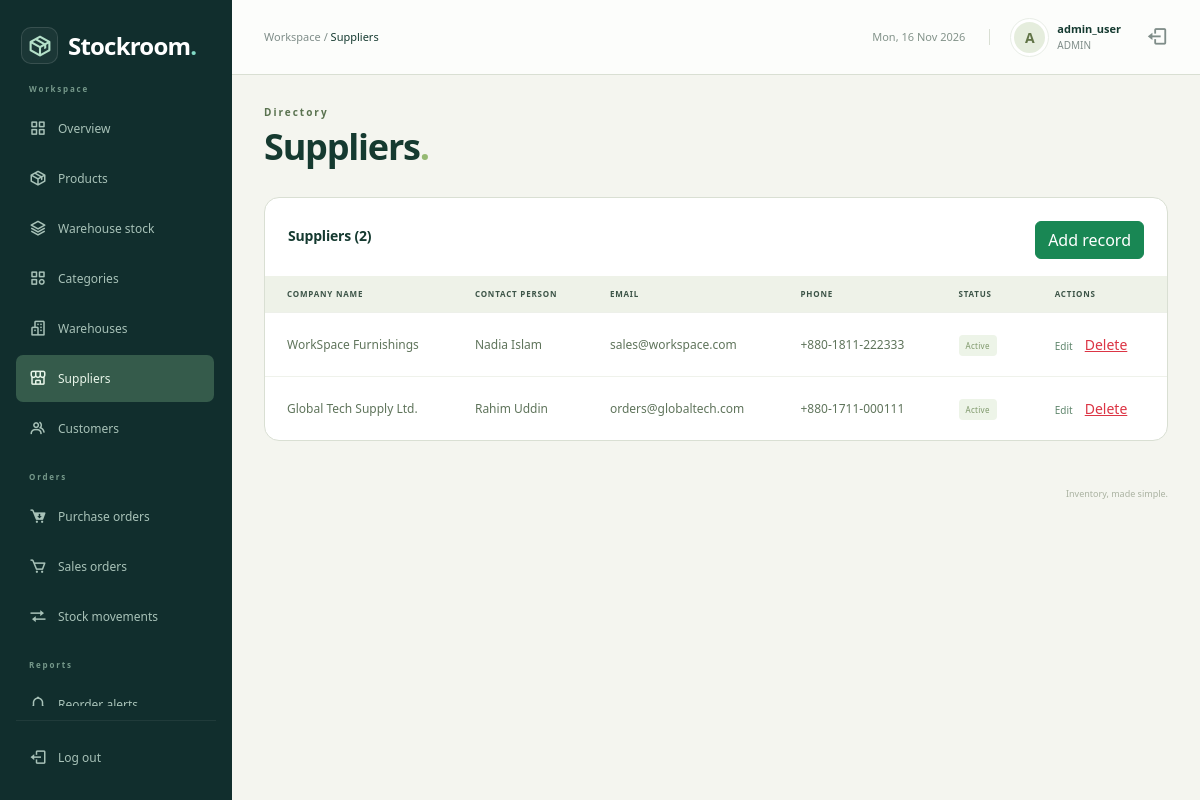
Screenshot of /admin/suppliers.php (signed in) with the database file from the repository.
### tables this page shows
CREATE TABLE `users` (
  `user_id` int NOT NULL,
  `username` varchar(50) NOT NULL,
  `email` varchar(100) NOT NULL,
  `password_hash` varchar(255) NOT NULL,
  `role` enum('ADMIN','MANAGER','STAFF','CUSTOMER') NOT NULL DEFAULT 'STAFF',
  `is_active` tinyint(1) NOT NULL DEFAULT '1',
  `created_at` timestamp NULL DEFAULT CURRENT_TIMESTAMP,
  `customer_id` int DEFAULT NULL
);

CREATE TABLE `suppliers` (
  `supplier_id` int NOT NULL,
  `company_name` varchar(150) NOT NULL,
  `contact_person` varchar(100) DEFAULT NULL,
  `email` varchar(150) DEFAULT NULL,
  `phone` varchar(30) DEFAULT NULL,
  `tax_id` varchar(50) DEFAULT NULL,
  `address` text,
  `is_active` tinyint(1) NOT NULL DEFAULT '1',
  `created_at` timestamp NULL DEFAULT CURRENT_TIMESTAMP
);

### admin/suppliers.php (called while the page is built, shortened)
<?php
$pageTitle = 'Suppliers';
require '../includes/auth.php';
$rows = mysqli_query($conn, 'SELECT supplier_id,company_name,contact_person,email,phone,is_active FROM suppliers ORDER BY supplier_id DESC');
include '../includes/workspace.php';
include '../templates/suppliers.php';
include '../includes/end.php';

### includes/auth.php (called while the page is built, shortened)
<?php
$user_id = $_SESSION['user_id'];
require_once __DIR__ . '/../config/db.php';
$sql = "SELECT user_id, username, role, customer_id FROM users WHERE user_id=$user_id AND is_active=1";
$users = mysqli_query($conn, $sql);
$account = mysqli_fetch_assoc($users);

### templates/suppliers.php (the view, shortened to what this page needs)
<section class="surface records-surface"><div class="section-heading"><h2>Suppliers (<?php echo $rows->num_rows; ?>)</h2><a class="btn btn-success" href="?editor=new">Add record</a></div>
<div class="table-responsive"><table class="table inventory-table records-table">
<thead><tr><th>Company name</th><th>Contact person</th><th>Email</th><th>Phone</th><th>Status</th><th>Actions</th></tr></thead>
<tbody>
<?php while ($row = mysqli_fetch_assoc($rows)) { ?>
<tr>
    <td><?php echo htmlspecialchars($row['company_name']); ?></td>
    <td><?php if (isset($row['contact_person'])) { echo htmlspecialchars($row['contact_person']); } ?></td>
    <td><?php if (isset($row['email'])) { echo htmlspecialchars($row['email']); } ?></td>
    <td><?php if (isset($row['phone'])) { echo htmlspecialchars($row['phone']); } ?></td>
    <td><span class="record-badge"><?php if ($row['is_active'] == 1) {
        echo 'Active';
    } else {
        echo 'Inactive';
    } ?></span></td>
    <td><a class="text-link" href="?id=<?php echo $row['supplier_id']; ?>">Edit</a> <form method="post" class="inline-form" action="?id=<?php echo $row['supplier_id']; ?>"><button class="btn btn-sm btn-link text-danger" name="action" value="delete">Delete</button></form></td>
</tr>
<?php } ?>
</tbody></table></div>
</section>

### includes/topbar.php (shortened to what this page needs)
<header class="topbar">
    <div class="d-flex align-items-center gap-3">
        <span class="breadcrumb-label">Workspace / <strong><?php echo htmlspecialchars($pageTitle); ?></strong></span>
    </div>
    <div class="topbar-account">
        <span class="topbar-date"><?php echo date('D, d M Y'); ?></span>
        <a class="account-link" href="dashboard.php">
            <span class="avatar"><?php echo htmlspecialchars(substr($account['username'], 0, 1)); ?></span>
            <div><strong><?php echo htmlspecialchars($account['username']); ?></strong><small><?php echo htmlspecialchars($account['role']); ?></small></div>
        </a>
        <a href="logout.php" class="topbar-logout" aria-label="Log out"><i class="bx bx-log-out" aria-hidden="true"></i></a>
    </div>
</header>

### assets/css/admin.css (style rules this page uses)
:root { --navy: #142c38; --teal: #137e73; --ink: #213640; --muted: #74818b; --line: #e7ecef; }
* { box-sizing: border-box; }
body { margin: 0; font-family: 'Segoe UI', Arial, sans-serif; font-size: 14px; color: var(--ink); background: #f5f7f9; }
a { text-decoration: none; }
button, a, input { -webkit-tap-highlight-color: transparent; }
.topbar { height: 82px; margin-left: 240px; padding: 0 38px; background: #fff; border-bottom: 1px solid var(--line); display: flex; align-items: center; justify-content: space-between; gap: 15px; }
.breadcrumb-label { color: var(--muted); font-size: 13px; }
.breadcrumb-label strong { color: var(--ink); font-weight: 500; }
.topbar-account { display: flex; align-items: center; gap: 11px; }
.topbar-account strong { display: block; font-weight: 600; font-size: 13px; }
.topbar-account small { color: var(--muted); font-size: 11px; display: block; }
.avatar { display: inline-grid; place-items: center; width: 37px; height: 37px; border-radius: 50%; background: #e2f1eb; color: #287864; font-weight: 700; text-transform: uppercase; }
.topbar-logout { color: var(--muted); font-size: 22px; margin-left: 14px; }
.inventory-table { font-size: 12px; margin-bottom: 0; }
.inventory-table thead th { color: #7c8991; font-size: 10px; text-transform: uppercase; letter-spacing: .6px; font-weight: 600; background: #fafbfc; padding: 13px 22px; border-color: var(--line); white-space: nowrap; }
.inventory-table td { padding: 20px 22px; border-color: var(--line); vertical-align: middle; color: #61727d; }
.inventory-table tr:last-child td { border: 0; }

### assets/css/dashboard.css (style rules this page uses)
.workspace-page { --navy: #112e2d; --teal: #278575; --ink: #243c39; --muted: #7f8d89; --line: #e6ebe7; background: #f5f6f3; }
.workspace-page .topbar { margin-left: 232px; height: 75px; padding: 0 32px; background: #ffffffc9; }
.workspace-page .breadcrumb-label { font-size: 11px; }
.topbar-date { color: #83938a; font-size: 11px; padding-right: 24px; border-right: 1px solid var(--line); margin-right: 10px; }
.account-link { display: flex; gap: 9px; align-items: center; color: var(--ink); }
.workspace-page .avatar { background: #e5eddd; color: #617447; border: 3px solid #fff; outline: 1px solid #e9eee7; }
.workspace-page .topbar-account strong { font-size: 11px; }
.workspace-page .topbar-account small { font-size: 10px; }
.surface { background: #fff; border: 1px solid var(--line); border-radius: 12px; min-width: 0; }
.section-heading { display: flex; align-items: center; justify-content: space-between; gap: 15px; padding: 23px 23px 17px; }
.section-heading h2 { font-size: 14px; font-weight: 650; margin: 0 0 7px; letter-spacing: -.2px; }
.text-link { color: #60866d; font-size: 10px; white-space: nowrap; background: none; border: 0; padding: 0; }
.workspace-page .inventory-table { font-size: 10px; }
.workspace-page .inventory-table thead th { background: #f8faf6; color: #9aa593; border-color: #edf0e9; font-size: 8px; padding: 12px 22px; letter-spacing: .8px; }
.workspace-page .inventory-table td { padding: 16px 22px; border-color: #eff2eb; color: #748270; }
.records-table { min-width: 700px; }
.workspace-page .records-table td { max-width: 280px; min-width: 90px; overflow-wrap: anywhere; font-size: 11px; line-height: 1.6; }
.workspace-page .records-table th { font-size: 9px; }
.record-badge { background: #edf4e8; color: #7e986b; font-size: 8px; letter-spacing: .3px; padding: 5px 7px; border-radius: 4px; white-space: nowrap; }
.workspace-page .records-table { width: max-content; min-width: 100%; }
.workspace-page .table-responsive { position: relative; }
.workspace-page .records-table td { white-space: nowrap; overflow-wrap: normal; font-size: 12px; color: #5f745b; }

### assets/css/modules.css (style rules this page uses)
.records-surface { margin-bottom: 1.5rem; }
.actions,.inline-form { display:flex;align-items:center;flex-wrap:wrap;gap:.65rem; }
.inline-form { display:inline-flex; }
.records-table td { vertical-align:middle; }
.workspace-page { --ink: #153a30; --line: #d9dfd3; background: #f4f5ef; }
.workspace-page .records-surface { border-radius: 15px; border: 1px solid var(--line); overflow: hidden; }
.workspace-page .records-table thead th { background: #eef2e8; color: #3c5447; }

### rows the page displays
users: username "A", username "admin_user", role "ADMIN"
suppliers: company_name "WorkSpace Furnishings", contact_person "Nadia Islam", email "sales@workspace.com", phone "+880-1811-222333", is_active "Active"
suppliers: company_name "Global Tech Supply Ltd.", contact_person "Rahim Uddin", email "orders@globaltech.com", phone "+880-1711-000111", is_active "Active"

### other values shown
$pageTitle "Suppliers"
$section "Directory"
$rows->num_rows "2"
